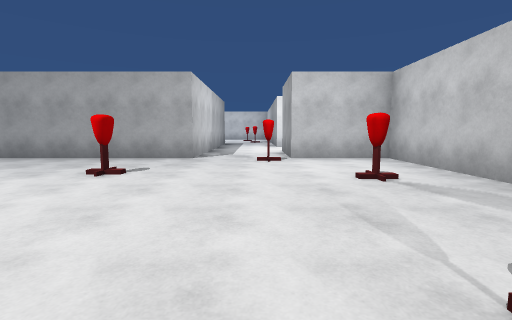
view 1 (above)

18 first-person views from a walk through a 3-D level made in the Unity game engine. The camera is 1.3 m above the floor, tilts 6° down and sees 85° across. The floor is counted in squares, 2 m on a side. Each view is taken from the middle of a square. On the plan, view 1 faces up. The plan holds only what a view shows up to about 9 squares ahead; the rest is blank. The player is left out. Surface patterns are stand-ins for the level's own textures.

view 2
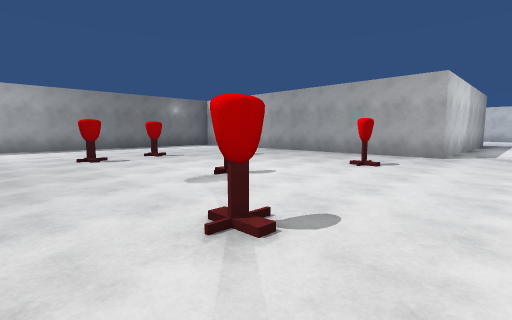

view 3
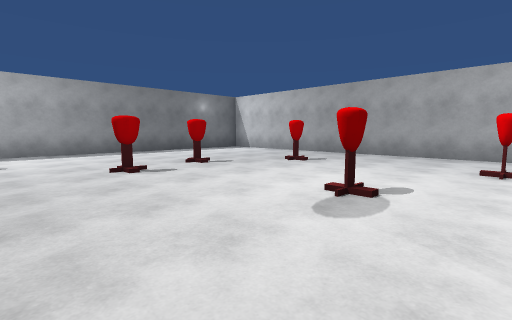

view 4
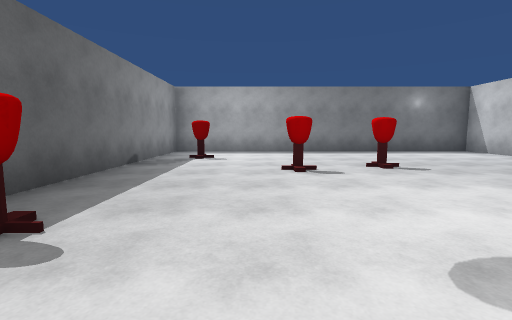

view 5
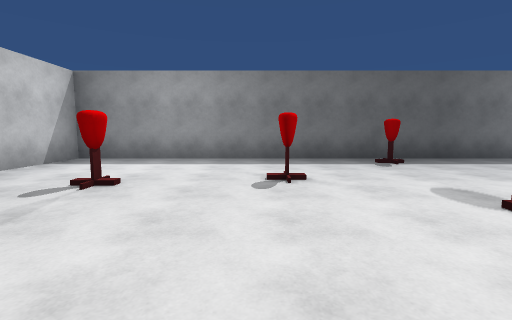

view 6
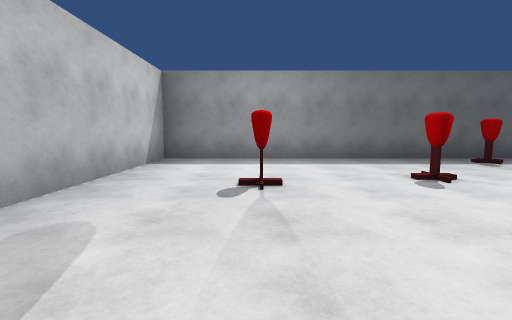

view 7
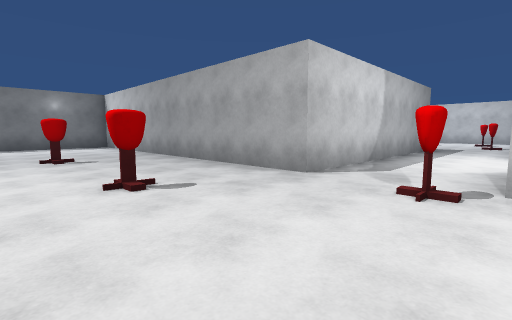

view 8
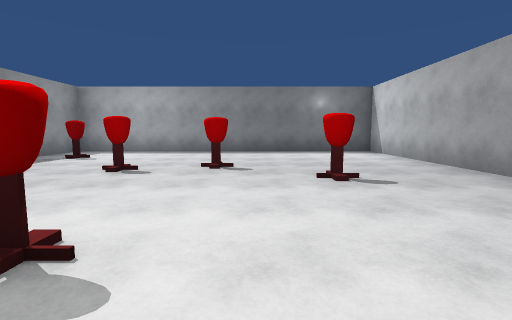

view 9
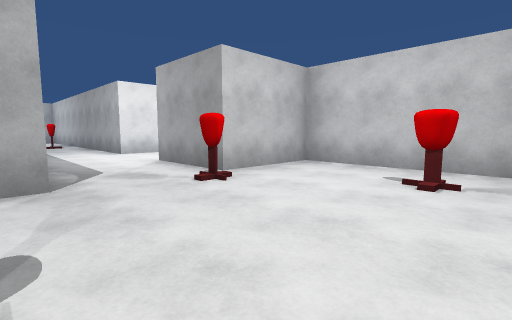

view 10
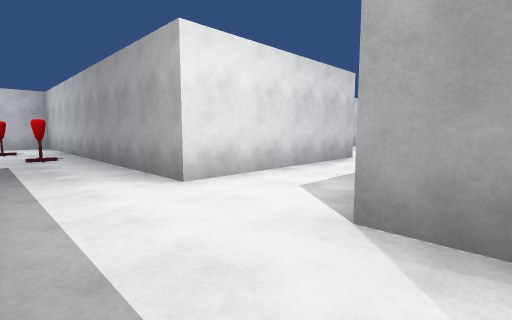

view 11
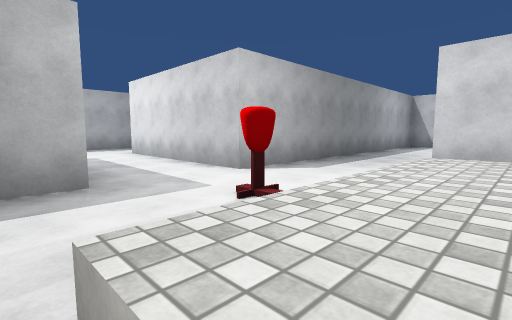

view 12
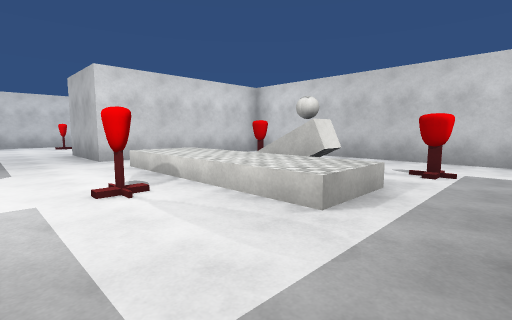

view 13
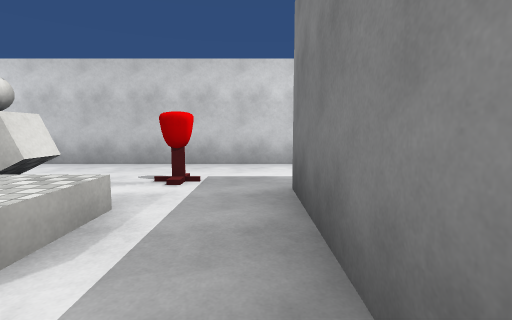

view 14
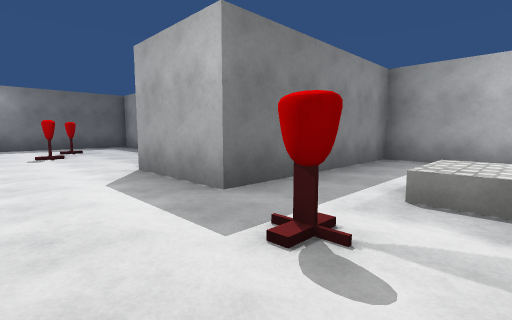

view 15
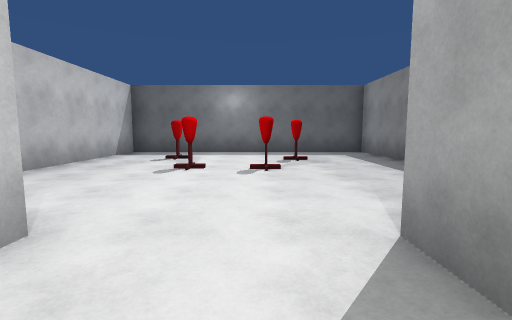

view 16
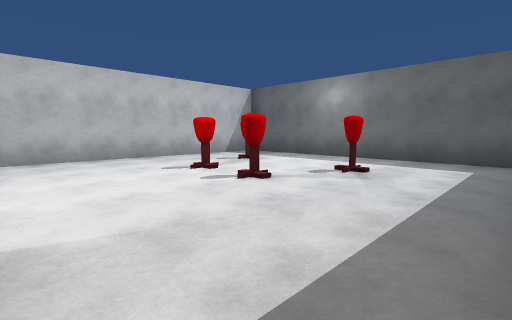

view 17
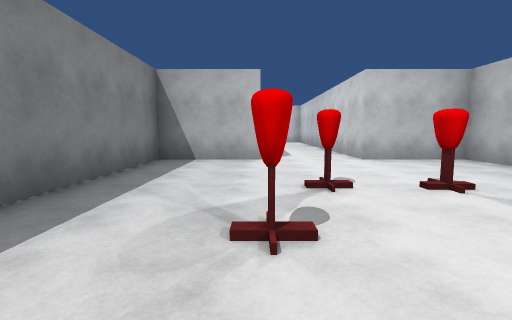

view 18
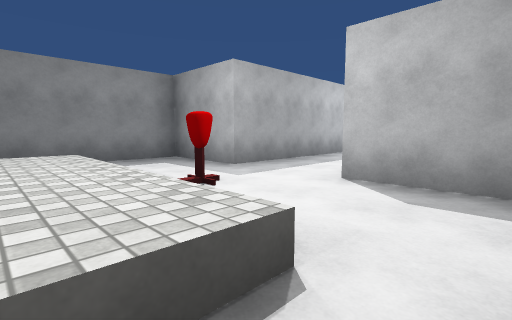

### Floor plan
Key: @ floor where view 1 was taken; # wall or solid block; . floor; / step, stairs or slope; ^ raised ledge; B ball.
Columns run from 11 left of view 1 to 15 right of it. Each row starts with its distance up from view 1.
 19            .#
 18           #.#    ...
 17           ..#   #...
 16           ..#   #...
 15           .##   #..#
 14           ..#   #..#####
 13           ..#   #....   #
 12          #..#####..^^ # #
 11          #.........^^/..#
 10          #........#^^B..#
  9          #.........^^...#
  8          #..#####.....#.#
  7 ##########..#####.......#
  6 #..........#...#######..#
  5 #..............#  ####..###
  4 #....#...#...#.#  #.......#
  3 #..............#  #.......#
  2 #.......#......#  #.......#
  1 #...........#..#  #.......#
  0 #.........#@...#  #..#....#
 -1 #.#............#  #.....#.#
 -2 #..............#  #.......#
 -3 ################  #########

Positions as (right, up) in squares from view 1, and headings:
1: (0, 0), facing up
2: (0, -1), facing up-left
3: (-2, -1), facing up-left
4: (-2, 0), facing left
5: (-1, 4), facing down
6: (1, 4), facing down
7: (1, 3), facing up-left
8: (-2, 3), facing left
9: (-2, 3), facing up-right
10: (-1, 8), facing up-right
11: (9, 8), facing up-left
12: (6, 7), facing up-right
13: (7, 7), facing right
14: (12, 9), facing down-left
15: (11, 6), facing down
16: (8, 4), facing down-right
17: (10, -2), facing up
18: (9, 13), facing down-left
